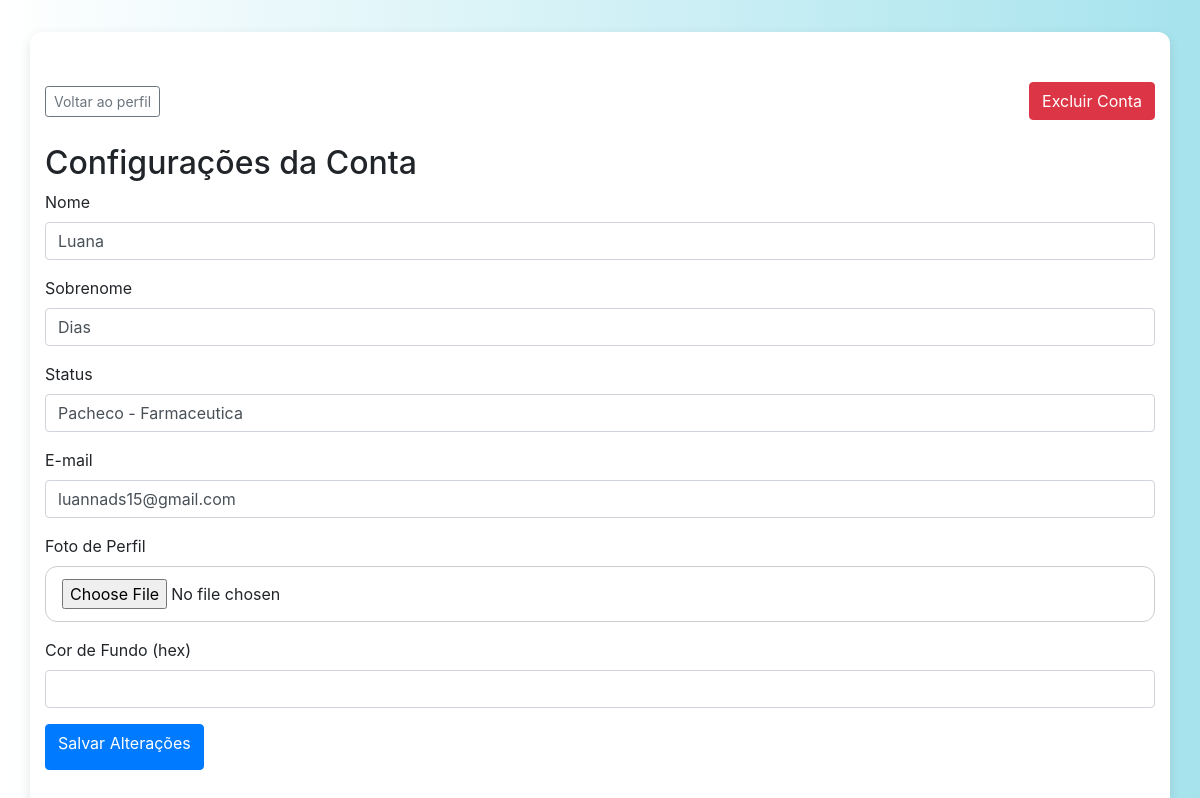
/configuracoes (signed in), run on an earlier commit of the app's database.
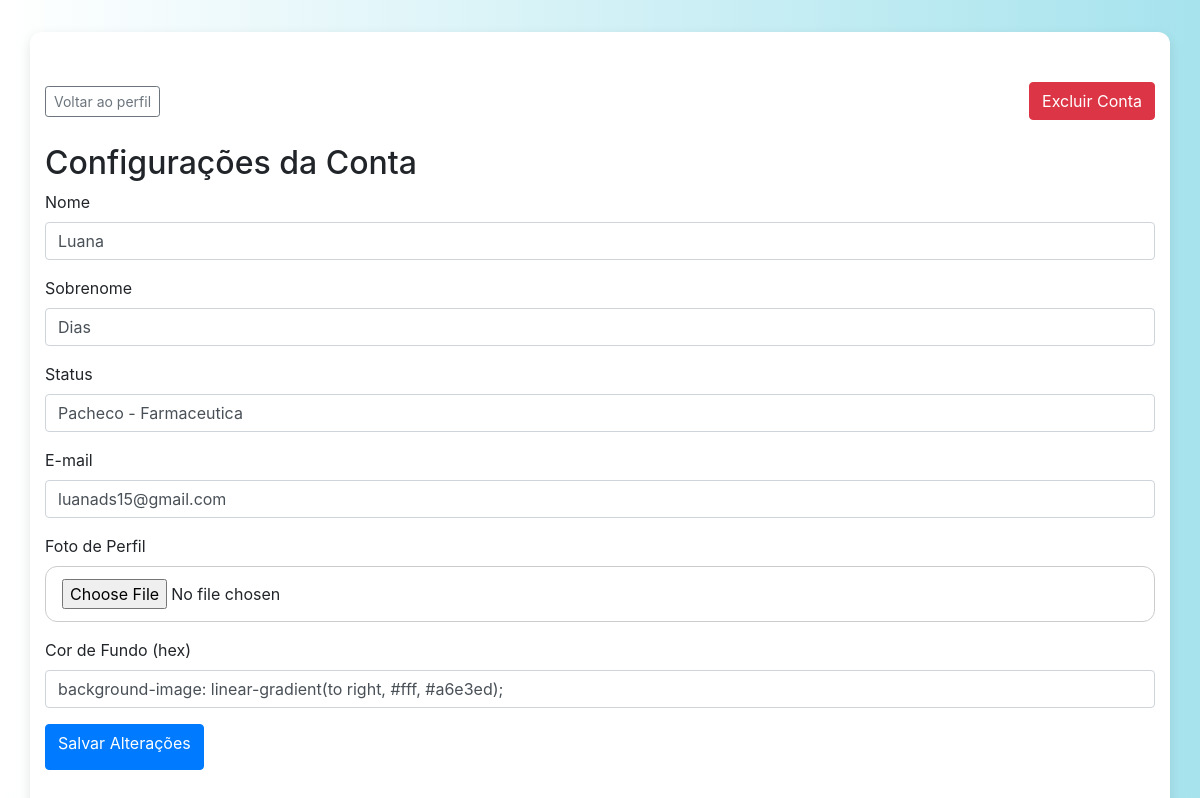
And on a later commit of the database.
### app/models.py (models this page shows, shortened)
class User(UserMixin, db.Model):
    __tablename__ = 'user'
    id = db.Column(db.Integer, primary_key=True)
    nome = db.Column(db.String(150), nullable=False)
    sobreNome = db.Column(db.String(150), nullable=True)
    status = db.Column(db.String(150), nullable=True)
    cpf_cnpj = db.Column(db.String(20), unique=True, nullable=True)
    email = db.Column(db.String(150), unique=True, nullable=False)
    senha = db.Column(db.String(150), nullable=False)
    imagem = db.Column(db.String(150), default='default.png')
    cor_fundo = db.Column(db.String(255), default='background-image: linear-gradient(to right, #fff, #a6e3ed);')
    last_seen = db.Column(db.DateTime, default=datetime.utcnow)
    notificacoes = db.relationship(
        'Notificacao',
        backref='destinatario',
        lazy='dynamic',
        foreign_keys='Notificacao.destinatario_id'
    )
    notificacoes_enviadas = db.relationship(
        'Notificacao',
        backref='remetente',
        lazy='dynamic',
        foreign_keys='Notificacao.remetente_id'
    )
    followed = db.relationship(
        'User', secondary=followers,
        primaryjoin=(followers.c.follower_id == id),
        secondaryjoin=(followers.c.followed_id == id),
        backref=db.backref('followers', lazy='dynamic'),
        lazy='dynamic'
    )

### app/views.py (the view, shortened to what this page needs)
@app.route('/configuracoes', methods=['GET', 'POST'])
@login_required
def configuracoes():
    form = ConfiguracoesForm(obj=current_user)
    obj = current_user
    return render_template('configuracoes.html', form=form, obj=obj)

### app/forms.py (shortened to what this page needs)
class ConfiguracoesForm(FlaskForm):
    nome = StringField('Nome', validators=[DataRequired()])
    sobreNome = StringField('Sobrenome', validators=[DataRequired()])
    status = StringField('Status')
    email = StringField('E-mail', validators=[DataRequired(), Email()])
    imagem = FileField('Foto de Perfil', validators=[FileAllowed(['jpg', 'jpeg', 'png'])])
    cor_fundo = StringField('Cor de Fundo (hex)', validators=[Optional()])
    submit = SubmitField('Salvar Alterações')

### app/__init__.py (called while the page is built)
@login_manager.user_loader
def load_user(user_id):
    return User.query.get(int(user_id))

### app/views.py (called while the page is built)
@app.before_request
def update_last_seen():
    if current_user.is_authenticated:
        current_user.last_seen = datetime.utcnow()
        db.session.commit()

### app/templates/configuracoes.html (shortened to what this page needs)
{% extends "base.html" %}
{% block styles %}
    <link rel="stylesheet" href="{{ url_for('static', filename='css/index.css') }}">
    <link rel="stylesheet" href="{{ url_for('static', filename='css/configuracoes.css') }}">
{% endblock %}
{% block content %}
    <div id="header_config">
        <a href="{{ url_for('home', id=obj.id) }}" class="btn btn-outline-secondary btn-sm">Voltar ao perfil</a>
        <form method="POST" action="{{ url_for('excluir_conta', id=obj.id) }}" onsubmit="return confirm('Tem certeza que deseja excluir sua conta? Esta ação é irreversível.')">
            <button class="btn btn-danger" type="submit">Excluir Conta</button>
        </form>
    </div>
    <div id="corpo_config" class="mt-4">
        <h2>Configurações da Conta</h2>
        <form class="" method="POST" enctype="multipart/form-data">
            <div class="form-group">
            {{ form.nome.label }} {{ form.nome(class="form-control") }}
            </div>
            <div class="form-group">
            {{ form.sobreNome.label }} {{ form.sobreNome(class="form-control") }}
            </div>
            <div class="form-group">
            {{ form.status.label }} {{ form.status(class="form-control") }}
            </div>
            <div class="form-group">
            {{ form.email.label }} {{ form.email(class="form-control") }}
            </div>
            <div class="form-group">
            {{ form.imagem.label }} {{ form.imagem(class="form-control-file") }}
            </div>
            <div class="form-group">
            {{ form.cor_fundo.label }} {{ form.cor_fundo(class="form-control")}}
            </div>
            <button type="submit" class="btn btn-primary">{{ form.submit.label }}</button>
        </form>
    </div>
{% endblock %}

### app/templates/base.html (shortened to what this page needs)
<!DOCTYPE html>
<html lang="pt-br">
<head>
    {% block styles %}
    {% endblock %}
    <link rel="stylesheet" href="https://stackpath.bootstrapcdn.com/bootstrap/4.1.3/css/bootstrap.min.css">
</head>
<body id="body" style="background: {{ fundo }};">
    <section class="container">
        {% block content %} {% endblock %}
    </section>
</body>
</html>

### app/static/css/index.css (style rules this page uses)
#body { background-image: linear-gradient(to right, #fff, #a6e3ed ); height: 100vh; }

### app/static/css/configuracoes.css (style rules this page uses)
#corpo_config { height: 100vh; }
#header_config { display: flex; justify-content: space-between; align-items: center; }
:root { --bg-color: #f4f5f7; --primary-color: #007bff; --secondary-color: #6c757d; --input-bg: #ffffff; --border-radius: 12px; --transition: 0.3s ease-in-out; --shadow: 0 4px 12px rgba(0, 0, 0, 0.1); --font-family: 'Segoe UI', Tahoma, Geneva, Verdana, sans-serif; }
.container { background-color: var(--input-bg); border-radius: var(--border-radius); box-shadow: var(--shadow); padding: 50px; max-width: 700px; margin: auto; margin-top: 2rem; }
h2 { font-size: 1.8rem; margin-bottom: 1.5rem; color: #222; }
.form-group { margin-bottom: 1.25rem; }
.form-control, .form-control-file { width: 100%; padding: 0.75rem 1rem; font-size: 1rem; border: 1px solid #ccc; border-radius: var(--border-radius); background-color: var(--input-bg); transition: border-color var(--transition), box-shadow var(--transition); }
.btn { font-weight: 600; border-radius: var(--border-radius); padding: 0.6rem 1.2rem; transition: background-color var(--transition), color var(--transition), border var(--transition); }
.btn-outline-secondary { color: var(--secondary-color); border-color: var(--secondary-color); }
.btn-primary { background-color: var(--primary-color); border-color: var(--primary-color); }

What changed in the data, as far as the page shows it:
changed User "Luana": email "luannads15@gmail.com" → "luanads15@gmail.com"; cor_fundo (not shown) → "background-image: linear-gradient(to right, #fff, #a6e3ed);"
